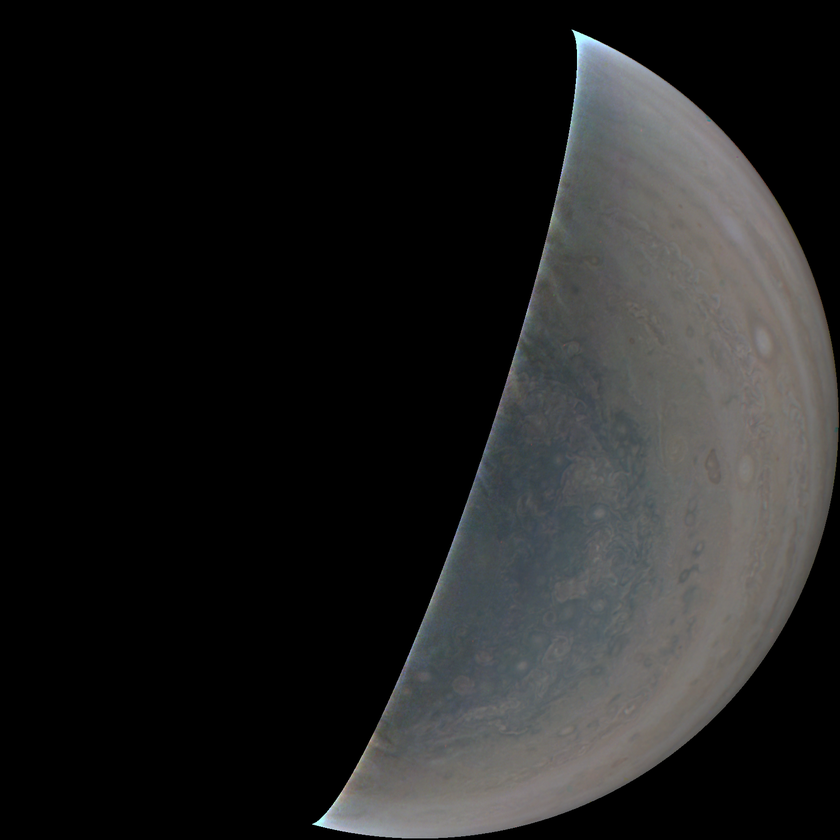
#> input picture ImageSet/JNCE_2022272_45C00088_V01-mapprojected.png, 840 x 840 px, shrunk from 1600 x 1600 before the run, found by its file name
$ python flip.py
#> lines starting #> are read from the running program, lines starting #| are printed output that depends on the picture
import PIL
from PIL import Image

def flip(im , dir):

    if dir == 'H':     #Flip to vertical direction
        #flip image
        out = im.transpose(PIL.Image.FLIP_LEFT_RIGHT)
        out.save('ImageSet/flipped.jpg')

    elif dir == 'V':    #Flip to horizontal direction
        #flip image
        out = im.transpose(PIL.Image.FLIP_TOP_BOTTOM)
        out.save('ImageSet/flipped.jpg')

#read the image
im = Image.open("ImageSet/JNCE_2022272_45C00088_V01-mapprojected.png")
#> im is the input picture: PIL image 840x840 RGB; mean R, G, B 32.6, 32.7, 32.5
flip(im , 'H')
#> in flip, `out = im.transpose(PIL.Image.FLIP_LEFT_RIGHT)`:
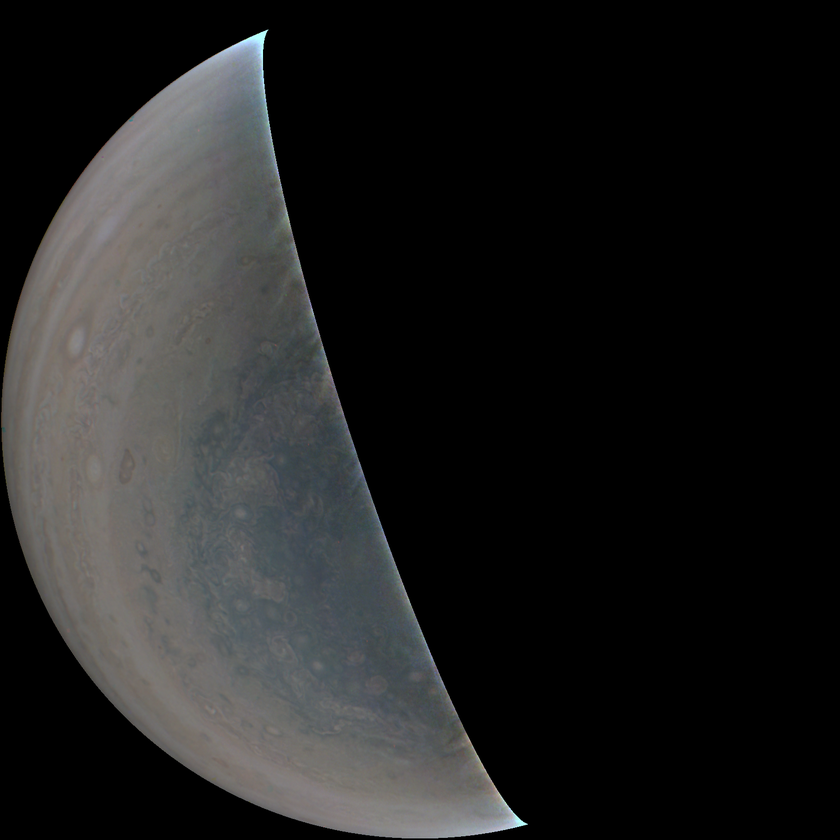
#> out: PIL image 840x840 RGB; mean R, G, B 32.6, 32.7, 32.5

$ run again, with ImageSet/JNCE_2022272_45C00088_V01-blue.png copied over ImageSet/JNCE_2022272_45C00088_V01-mapprojected.png
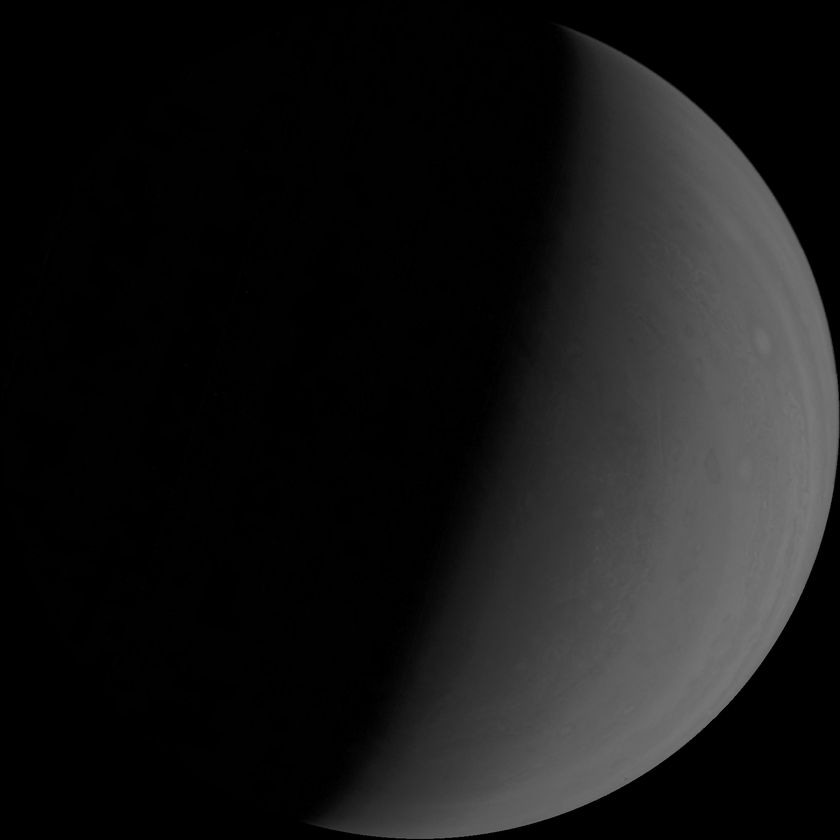
#> input picture ImageSet/JNCE_2022272_45C00088_V01-blue.png, 840 x 840 px, shrunk from 1600 x 1600 before the run, found by its file name
#> im is the input picture: PIL image 840x840 RGB; min 0, max 122, mean 23.2
#> in flip, `out = im.transpose(PIL.Image.FLIP_LEFT_RIGHT)`:
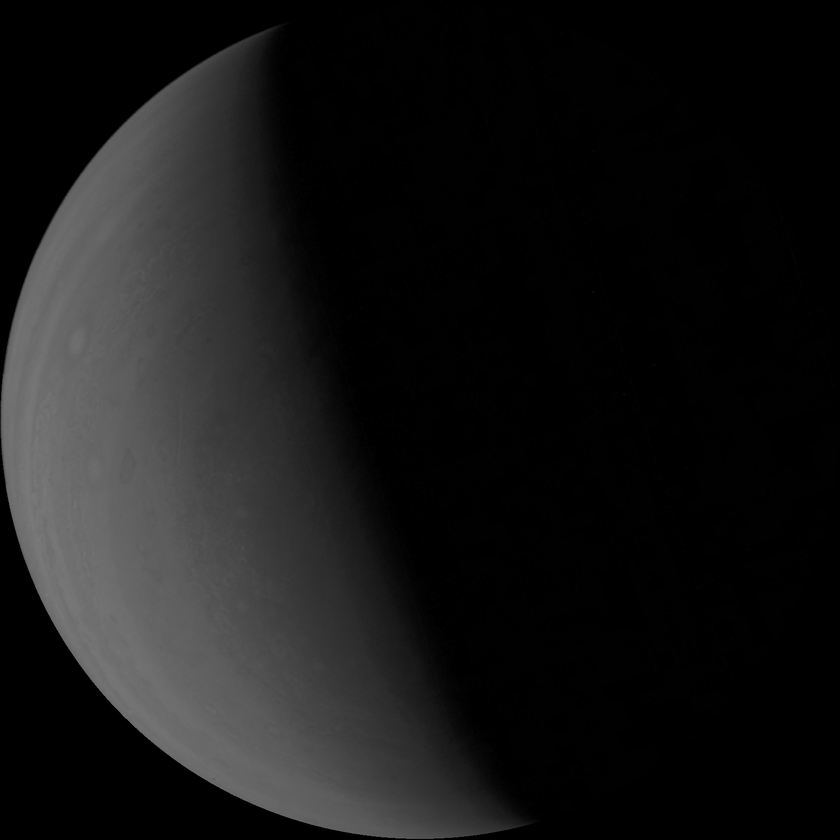
#> out: PIL image 840x840 RGB; min 0, max 122, mean 23.2

$ run again, with ImageSet/JNCE_2022272_45C00088_V01-green.png copied over ImageSet/JNCE_2022272_45C00088_V01-mapprojected.png
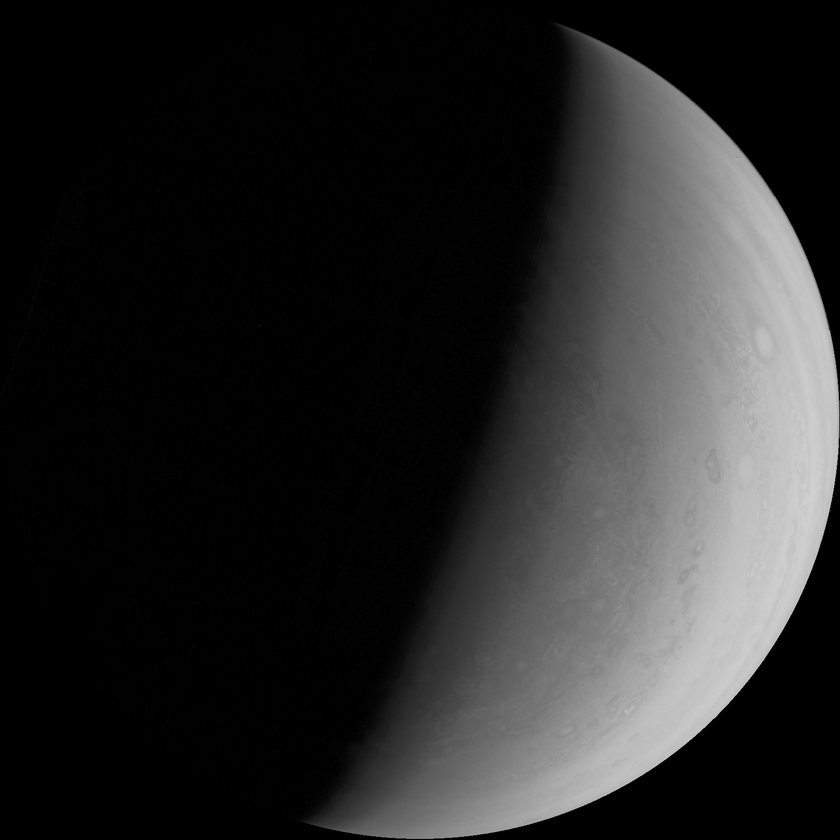
#> input picture ImageSet/JNCE_2022272_45C00088_V01-green.png, 840 x 840 px, shrunk from 1600 x 1600 before the run, found by its file name
#> im is the input picture: PIL image 840x840 L; min 0, max 210, mean 39.8
#> in flip, `out = im.transpose(PIL.Image.FLIP_LEFT_RIGHT)`:
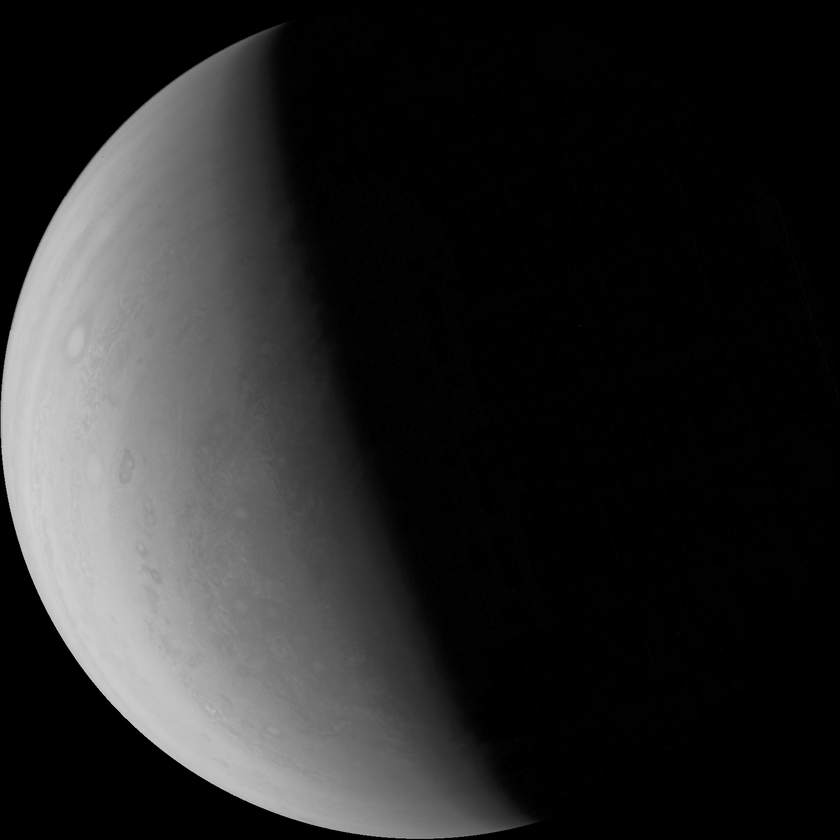
#> out: PIL image 840x840 L; min 0, max 210, mean 39.8

$ run again, with ImageSet/JNCE_2022272_45C00088_V01-raw.png copied over ImageSet/JNCE_2022272_45C00088_V01-mapprojected.png
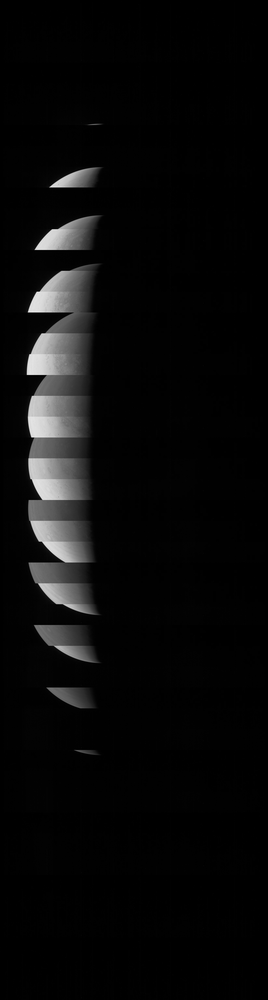
#> input picture ImageSet/JNCE_2022272_45C00088_V01-raw.png, 268 x 1000 px, shrunk from 1648 x 6144 before the run, found by its file name
#> im is the input picture: PIL image 268x1000 L; min 0, max 242, mean 10.3
#> in flip, `out = im.transpose(PIL.Image.FLIP_LEFT_RIGHT)`:
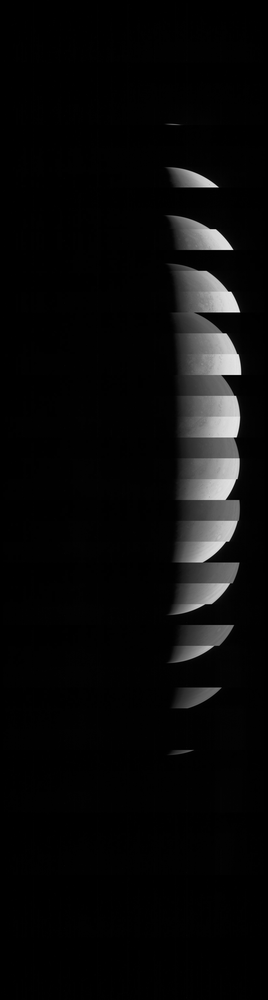
#> out: PIL image 268x1000 L; min 0, max 242, mean 10.3
